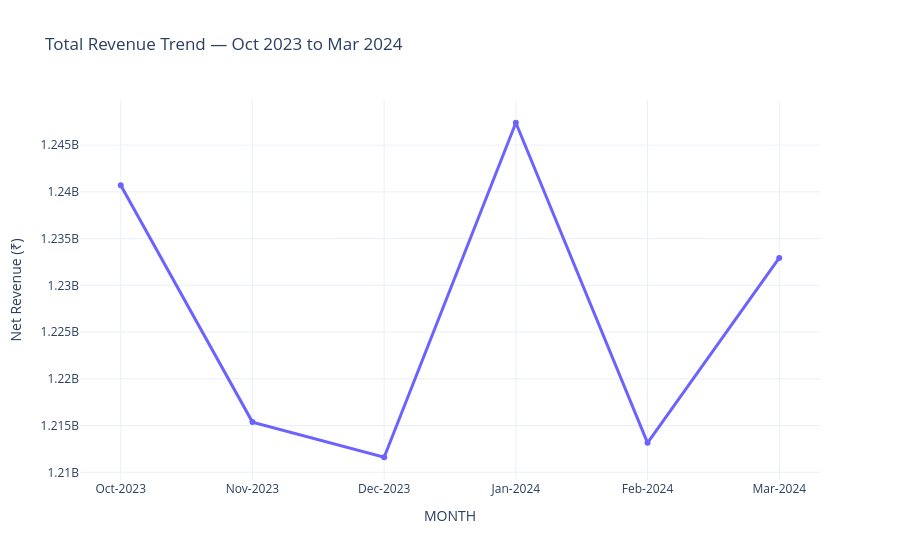

The cell this chart's notebook holds for it:
### Code cell
monthly = df.groupby("MONTH", observed=True)["NET_REVENUE"].sum().reset_index()

fig3 = px.line(
    monthly, x="MONTH", y="NET_REVENUE",
    title="Total Revenue Trend — Oct 2023 to Mar 2024",
    markers=True, template="plotly_white"
)
fig3.update_traces(line_color="#6c63ff", line_width=3)
fig3.update_layout(yaxis_title="Net Revenue (₹)")
fig3

### Figure 1 — Plotly figure (JSON) as saved in the notebook; plotly's stock layout.template omitted (floating-point values rounded to 4 significant figures)
{"data": [{"hovertemplate": "MONTH=%{x}<br>NET_REVENUE=%{y}<extra></extra>", "legendgroup": "", "line": {"color": "#6c63ff", "dash": "solid", "width": 3}, "marker": {"symbol": "circle"}, "mode": "lines+markers", "name": "", "orientation": "v", "showlegend": false, "type": "scatter", "x": ["Oct-2023", "Nov-2023", "Dec-2023", "Jan-2024", "Feb-2024", "Mar-2024"], "xaxis": "x", "y": [1241000000.0, 1215000000.0, 1212000000.0, 1247000000.0, 1213000000.0, 1233000000.0], "yaxis": "y"}], "layout": {"legend": {"tracegroupgap": 0}, "title": {"text": "Total Revenue Trend — Oct 2023 to Mar 2024"}, "xaxis": {"anchor": "y", "domain": [0, 1], "title": {"text": "MONTH"}}, "yaxis": {"anchor": "x", "domain": [0, 1], "title": {"text": "Net Revenue (₹)"}}}}
